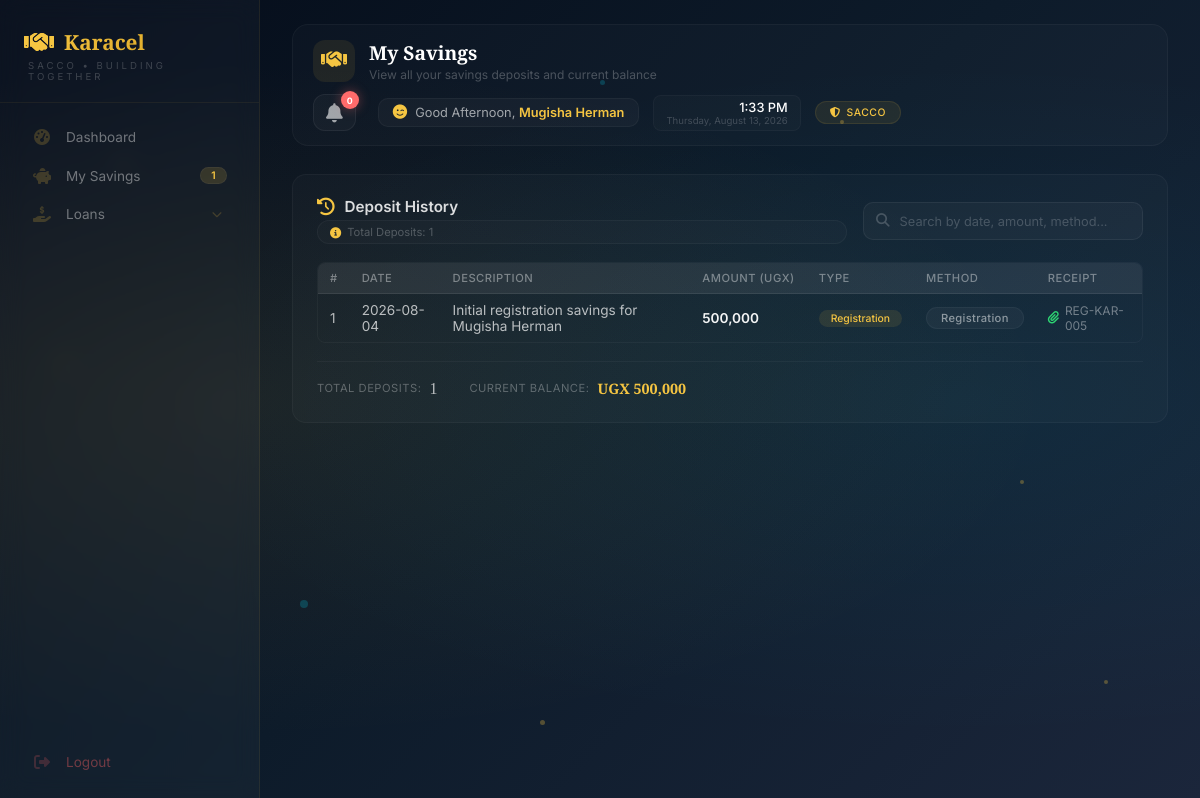
Before: /member/savings (signed in) with the older database file.
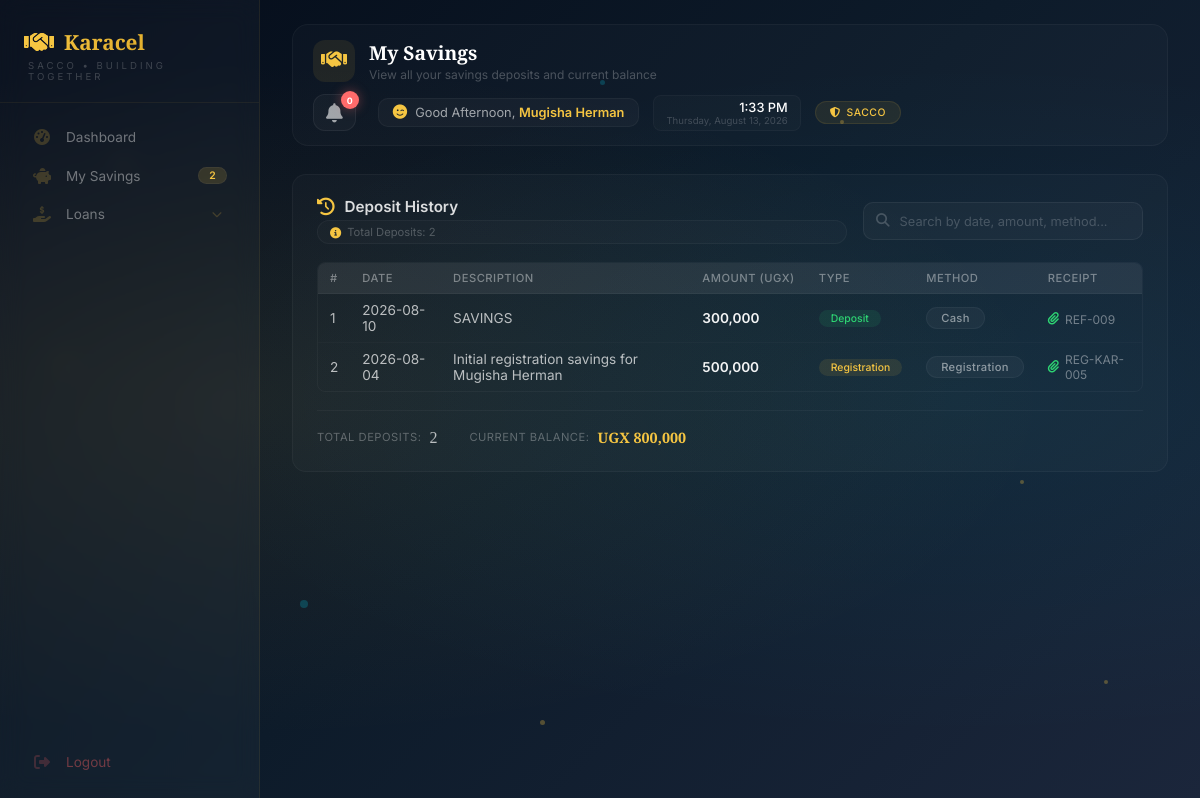
After: the same page with the newer database file.
### tables this page shows
CREATE TABLE savings_deposits (
            id INTEGER PRIMARY KEY AUTOINCREMENT,
            user_id INTEGER NOT NULL,
            amount REAL NOT NULL,
            deposit_date TEXT NOT NULL,
            payment_method TEXT,
            receipt_number TEXT,
            notes TEXT,
            created_at TIMESTAMP DEFAULT CURRENT_TIMESTAMP, reference TEXT,
            FOREIGN KEY (user_id) REFERENCES users(id)
        );

CREATE TABLE users (
        id INTEGER PRIMARY KEY AUTOINCREMENT,
        full_name TEXT NOT NULL,
        gender TEXT,
        dob TEXT,
        sacco_number TEXT UNIQUE NOT NULL,
        email TEXT,
        phone TEXT,
        address TEXT,
        password TEXT NOT NULL,
        role TEXT DEFAULT 'member',
        status TEXT DEFAULT 'active',
        savings_balance REAL DEFAULT 0,
        next_of_kin_name TEXT,
        relationship TEXT,
        next_of_kin_phone TEXT,
        registration_date TIMESTAMP DEFAULT CURRENT_TIMESTAMP
    );

### app.py (the view)
@app.route("/member/savings")
def member_savings():
    if "user_id" not in session:
        return redirect("/login")
    user_id = session["user_id"]
    db = get_db()
    try:
        member = db.execute("SELECT * FROM users WHERE id = ?", (user_id,)).fetchone()
        if not member:
            db.close()
            flash('Member not found', 'danger')
            return redirect(url_for('member_dashboard'))
        savings_deposits = db.execute("""
            SELECT * FROM savings_deposits
            WHERE user_id = ?
            ORDER BY deposit_date DESC, created_at DESC
        """, (user_id,)).fetchall()
        savings_balance = float(member['savings_balance'] or 0)
        total_savings = savings_balance
        db.close()
        return render_template(
            "member/member-savings.html",
            savings_deposits=savings_deposits,
            savings_balance=savings_balance,
            total_savings=total_savings,
            member=member
        )
    except Exception as e:
        db.close()
        flash(f'Error loading savings: {str(e)}', 'danger')
        return redirect(url_for('member_dashboard'))

### app.py (called while the page is built)
def get_db():
    conn = sqlite3.connect("sacco.db")
    conn.row_factory = sqlite3.Row
    return conn

@app.context_processor
def inject_globals():
    from datetime import datetime
    completed_loans = 0
    try:
        if 'user_id' in session:
            role = session.get('role', '')
            if role in ['treasurer', 'admin', 'chairperson']:
                db = get_db()
                completed_loans = db.execute("SELECT COUNT(*) FROM loans WHERE status = 'completed'").fetchone()[0]
                db.close()
    except Exception as e:
        print(f"Error getting completed_loans: {e}")
    return {
        'now': datetime.now(),
        'completed_loans': completed_loans
    }

### templates/member/member-savings.html (shortened to what the changed rows need)
{% extends "member/member-base.html" %}
{% block page_title %}My Savings{% endblock %}
{% block content %}
{% set savings_deposits = savings_deposits|default([]) %}
{% set savings_balance = savings_balance|default(0) %}
{% set total_savings = total_savings|default(0) %}
    <div class="deposits-table">
        <div class="table-header">
            <div class="table-title-section">
                <div class="table-subtitle">
                    <span class="info-badge">
                        <i class="fas fa-info-circle"></i>
                        Total Deposits: {{ savings_deposits|length if savings_deposits else 0 }}
                    </span>
                </div>
            </div>
        </div>
        <div class="table-wrapper">
            <table class="styled-table" id="savingsTable">
                <thead>
                    <tr>
                        <th>#</th>
                        <th>Date</th>
                        <th>Description</th>
                        <th>Amount (UGX)</th>
                        <th>Type</th>
                        <th>Method</th>
                        <th>Receipt</th>
                    </tr>
                </thead>
                <tbody id="tableBody">
                    {% if savings_deposits and savings_deposits|length > 0 %}
                        {% for deposit in savings_deposits %}
                            <tr>
                                <td>{{ loop.index }}</td>
                                <td>{{ deposit.deposit_date }}</td>
                                <td>{{ deposit.notes or 'Savings Deposit' }}</td>
                                <td><strong>{{ "{:,.0f}".format(deposit.amount) }}</strong></td>
                                <td>
                                    {% if deposit.payment_method == 'registration' %}
                                        <span class="type-badge initial-badge">Registration</span>
                                    {% else %}
                                        <span class="type-badge deposit-badge">Deposit</span>
                                    {% endif %}
                                </td>
                                <td>
                                    <span class="badge">{{ deposit.payment_method|capitalize if deposit.payment_method else 'Cash' }}</span>
                                </td>
                                <td>
                                    {% if deposit.receipt_number %}
                                        <span class="receipt-link" title="Receipt uploaded">
                                            <i class="fas fa-paperclip" style="color: #2ed573;"></i>
                                            {{ deposit.receipt_number }}
                                        </span>
                                    {% else %}
                                        <span style="color: rgba(255,255,255,0.2);">—</span>
                                    {% endif %}
                                </td>
                            </tr>
                        {% endfor %}
                    {% endif %}
                </tbody>
            </table>
        </div>
        <div class="table-footer">
            <div class="footer-stats">
                <div class="footer-stat">
                    <span class="stat-label">Total Deposits:</span>
                    <span class="stat-value">{{ savings_deposits|length if savings_deposits else 0 }}</span>
                </div>
                <div class="footer-stat">
                    <span class="stat-label">Current Balance:</span>
                    <span class="stat-value highlight">UGX {{ "{:,.0f}".format(savings_balance) if savings_balance else '0' }}</span>
                </div>
            </div>
        </div>
    </div>
</div>
{% endblock %}

### templates/member/member-base.html (shortened to what this page needs)
<!DOCTYPE html>
<html lang="en">
<head>
    <link rel="stylesheet" href="https://cdnjs.cloudflare.com/ajax/libs/font-awesome/6.4.0/css/all.min.css">
    <link rel="stylesheet" href="{{ url_for('static', filename='member_dashboard.css') }}">
</head>
<body>
<div class="particles">
    <div class="particle"></div>
    <div class="particle"></div>
    <div class="particle"></div>
    <div class="particle"></div>
    <div class="particle"></div>
    <div class="particle"></div>
    <div class="particle"></div>
    <div class="particle"></div>
</div>
<div class="dashboard-wrapper">
    <aside class="sidebar">
        <div class="sidebar-logo">
            <h2><i class="fas fa-handshake"></i> <span>Karacel</span></h2>
            <p>SACCO • Building Together</p>
        </div>
        <div class="sidebar-nav">
            <a href="#" onclick="navigateTo('dashboard', event)" class="nav-item {% if active_page == 'dashboard' %}active{% endif %}">
                <i class="fas fa-tachometer-alt"></i>
                <span>Dashboard</span>
            </a>
            <a href="#" onclick="navigateTo('savings', event)" class="nav-item {% if active_page == 'savings' %}active{% endif %}">
                <i class="fas fa-piggy-bank"></i>
                <span>My Savings</span>
                <span class="badge">{{ savings_deposits|length if savings_deposits else 0 }}</span>
            </a>
            <div class="nav-dropdown">
                <a href="#" class="nav-item nav-dropdown-toggle" onclick="toggleDropdown(event)">
                    <i class="fas fa-hand-holding-usd"></i>
                    <span>Loans</span>
                    <i class="fas fa-chevron-down"></i>
                </a>
            </div>
            <a href="{{ url_for('logout') }}" class="nav-item logout">
                <i class="fas fa-sign-out-alt"></i>
                <span>Logout</span>
            </a>
        </div>
    </aside>
    <div class="dashboard-container">
        <div class="modern-app-bar">
            <div class="app-bar-left">
                <div class="app-bar-icon">
                    <i class="fas fa-handshake"></i>
                </div>
                <div class="app-bar-title">
                    <h2 id="pageTitle">{% block page_title %}Dashboard{% endblock %}</h2>
                    <p id="pageSubtitle">{% block page_subtitle %}Your SACCO overview{% endblock %}</p>
                </div>
            </div>
            <div class="app-bar-right">
                <div class="notification-bell-wrapper" onclick="toggleNotificationDropdown(event)">
                    <i class="fas fa-bell bell-icon"></i>
                    <span class="bell-badge {% if unread_count == 0 %}zero{% endif %}" id="notificationBadge">
                        {{ unread_count if unread_count is defined else 0 }}
                    </span>
                </div>
                <div class="greeting-widget">
                    <i class="fas fa-smile-wink"></i>
                    <span class="greeting-text">
                        Good <span id="greetingTime">Evening</span>,
                        <span id="greetingName" class="greeting-name">{{ member.full_name | safe if member else 'Member' }}</span>
                    </span>
                </div>
                <div class="date-widget">
                    <div class="time" id="currentTime">--:-- --</div>
                    <div class="date" id="currentDate">Loading...</div>
                </div>
                <div class="sacco-badge">
                    <i class="fas fa-shield-alt"></i> SACCO
                </div>
            </div>
        </div>
        {% block content %}
        {% endblock %}
    </div>
</body>
</html>

Changed rows visible on the page:
changed users "Mugisha Herman": savings_balance "500,000" → "800,000"
added savings_deposits: deposit_date "2026-08-10", notes "SAVINGS", amount "300,000", shows "Deposit", payment_method "Cash", receipt_number "REF-009"
Other visible differences:
{{ savings_deposits|length if savings_deposits else 0 }}: "1" → "2"
